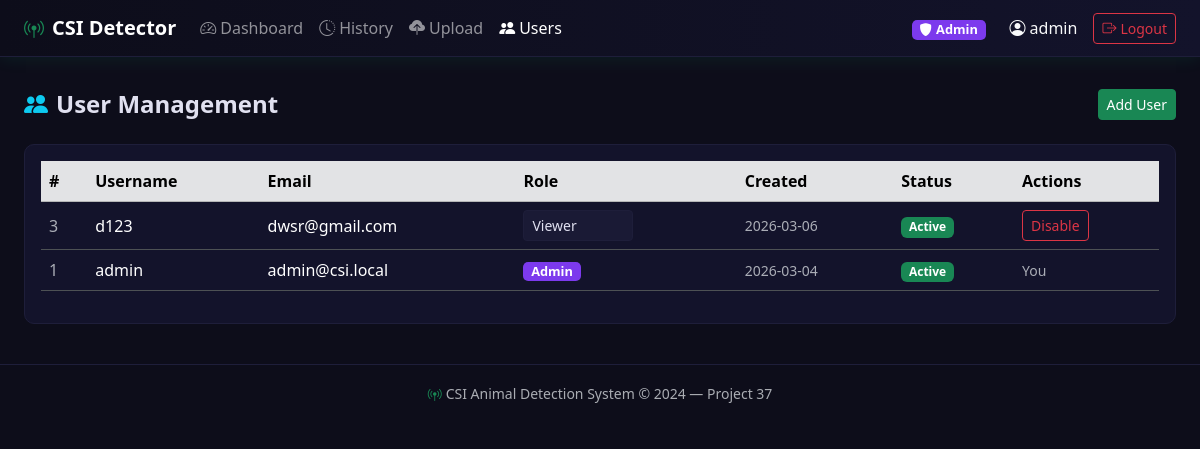
Page /admin/users (signed in) on the committed database.
### models.py (models this page shows, shortened)
class User(UserMixin, db.Model):
    __tablename__ = 'users'
    id=db.Column(db.Integer, primary_key=True)
    username=db.Column(db.String(80),  unique=True, nullable=False)
    email=db.Column(db.String(120), unique=True, nullable=False)
    password_hash=db.Column(db.String(256), nullable=False)
    role=db.Column(db.String(20),  nullable=False, default='viewer')
    created_at=db.Column(db.DateTime, default=datetime.utcnow)
    is_active=db.Column(db.Boolean, default=True)
    detections=db.relationship('Detection', backref='owner', lazy='dynamic')

### app.py (the view)
    @app.route("/admin/users")
    @login_required
    def admin_users():
        if current_user.role != "admin":
            abort(403)
        users = User.query.filter(User.role != "system").order_by(User.created_at.desc()).all()
        return render_template("admin_users.html", users=users)

### models.py (called while the page is built)
@login_manager.user_loader
def load_user(user_id):
    return User.query.get(int(user_id))

### templates/admin_users.html (shortened to what this page needs)
{% extends 'base.html' %}
{% block content %}
<div class="d-flex justify-content-between align-items-center mb-4">
  <h4 class="fw-bold mb-0"><i class="bi bi-people-fill me-2 text-info"></i>User Management</h4>
  <a href="{{url_for('auth.register')}}" class="btn btn-sm btn-success">Add User</a>
</div>
<div class="card csi-card p-3">
  <div class="table-responsive">
    <table class="table table-dark table-hover align-middle">
      <thead class="table-secondary">
        <tr><th>#</th><th>Username</th><th>Email</th><th>Role</th><th>Created</th><th>Status</th><th>Actions</th></tr>
      </thead>
      <tbody>
        {% for u in users %}
        <tr>
          <td class="text-muted">{{u.id}}</td>
          <td>{{u.username}}</td>
          <td>{{u.email}}</td>
          <td>
            {% if u.id != current_user.id %}
            <select class="form-select form-select-sm role-select" data-uid="{{u.id}}"
                    style="width:110px;background:#1a1a35;color:#e0e0f0;border-color:#1e1e3a;">
              <option value="viewer"   {% if u.role=='viewer'   %}selected{% endif %}>Viewer</option>
            </select>
            {% else %}
            <span class="badge role-badge-{{u.role}}">{{u.role|capitalize}}</span>
            {% endif %}
          </td>
          <td class="text-muted small">{{u.created_at.strftime('%Y-%m-%d')}}</td>
          <td>
            {% if u.is_active %}
            <span class="badge bg-success">Active</span>
            {% else %}
            <span class="badge bg-secondary">Disabled</span>
            {% endif %}
          </td>
          <td>
            {% if u.id != current_user.id %}
            <button class="btn btn-sm {% if u.is_active %}btn-outline-danger{% else %}btn-outline-success{% endif %}"
                    onclick="toggleUser({{u.id}}, this)">
              {% if u.is_active %}Disable{% else %}Enable{% endif %}
            </button>
            {% else %}
            <span class="text-muted small">You</span>
            {% endif %}
          </td>
        </tr>
        {% endfor %}
      </tbody>
    </table>
  </div>
</div>
{% endblock %}

### templates/base.html (shortened to what this page needs)
<!DOCTYPE html>
<html lang="en" data-bs-theme="dark">
<head>
  <link rel="stylesheet" href="https://cdn.jsdelivr.net/npm/bootstrap@5.3.2/dist/css/bootstrap.min.css"/>
  <link rel="stylesheet" href="https://cdn.jsdelivr.net/npm/bootstrap-icons@1.11.3/font/bootstrap-icons.min.css"/>
  <link rel="stylesheet" href="{{ url_for('static', filename='style.css') }}"/>
</head>
<body>
<nav class="navbar navbar-expand-lg navbar-dark csi-navbar">
  <div class="container-fluid px-4">
    <a class="navbar-brand fw-bold" href="{{ url_for('index') }}">
      <i class="bi bi-broadcast-pin text-success me-2"></i>CSI&nbsp;Detector
    </a>
    <div class="collapse navbar-collapse" id="navMain">
      <ul class="navbar-nav me-auto">
        {% if current_user.is_authenticated %}
        <li class="nav-item">
          <a class="nav-link {% if request.endpoint=='dashboard' %}active{% endif %}"
             href="{{ url_for('dashboard') }}"><i class="bi bi-speedometer2 me-1"></i>Dashboard</a>
        </li>
        <li class="nav-item">
          <a class="nav-link {% if request.endpoint=='history' %}active{% endif %}"
             href="{{ url_for('history') }}"><i class="bi bi-clock-history me-1"></i>History</a>
        </li>
        <li class="nav-item">
          <a class="nav-link {% if request.endpoint=='upload' %}active{% endif %}"
             href="{{ url_for('upload') }}"><i class="bi bi-cloud-upload-fill me-1"></i>Upload</a>
        </li>
        {% if current_user.role == 'admin' %}
        <li class="nav-item">
          <a class="nav-link {% if request.endpoint=='admin_users' %}active{% endif %}"
             href="{{ url_for('admin_users') }}"><i class="bi bi-people-fill me-1"></i>Users</a>
        </li>
        {% endif %}
        {% endif %}
      </ul>
      <ul class="navbar-nav ms-auto align-items-center">
        {% if current_user.is_authenticated %}
        <li class="nav-item me-3">
          <span class="badge role-badge-{{ current_user.role }}">
            <i class="bi bi-shield-fill me-1"></i>{{ current_user.role|capitalize }}
          </span>
        </li>
        <li class="nav-item me-2">
          <span class="nav-link text-light"><i class="bi bi-person-circle me-1"></i>{{ current_user.username }}</span>
        </li>
        <li class="nav-item">
          <a class="btn btn-sm btn-outline-danger" href="{{ url_for('auth.logout') }}">
            <i class="bi bi-box-arrow-right me-1"></i>Logout
          </a>
        </li>
        {% endif %}
      </ul>
    </div>
  </div>
</nav>
<main class="container-fluid px-4 py-3">
  {% block content %}{% endblock %}
</main>
<footer class="csi-footer text-center text-muted py-3 mt-4">
  <small><i class="bi bi-broadcast-pin text-success me-1"></i>CSI Animal Detection System &copy; 2024 &mdash; Project 37</small>
</footer>
</body>
</html>

### static/style.css (style rules this page uses)
:root { --csi-bg: #0d0d1a; --csi-surface: #13132b; --csi-border: #1e1e3a; --csi-green: #00ff88; --csi-text: #e0e0f0; }
body { background-color: var(--csi-bg); color: var(--csi-text); font-family: 'Segoe UI', system-ui, sans-serif; min-height: 100vh; }
.csi-navbar { background: linear-gradient(90deg, #0d0d1a 0%, #13132b 100%); border-bottom: 1px solid var(--csi-border); box-shadow: 0 2px 16px rgba(0,255,136,.08); }
.csi-card { background-color: var(--csi-surface); border: 1px solid var(--csi-border); border-radius: 10px; }
.role-badge-admin { background:#7c3aed; color:#fff; padding:.25em .6em; border-radius:.4em; font-size:.8em; }
.form-control, .form-select { background-color: #1a1a35; border-color: var(--csi-border); color: var(--csi-text); }
.table-dark { --bs-table-bg: var(--csi-surface); }
.csi-footer { border-top: 1px solid var(--csi-border); background-color: var(--csi-bg); }

### rows in the picture
User: role "Admin", username "admin", id "1", email "admin@csi.local", created_at "2026-03-04", is_active "Active", shows "You"
User: id "3", username "d123", email "dwsr@gmail.com", role+id "Viewer", created_at "2026-03-06", is_active "Active"
